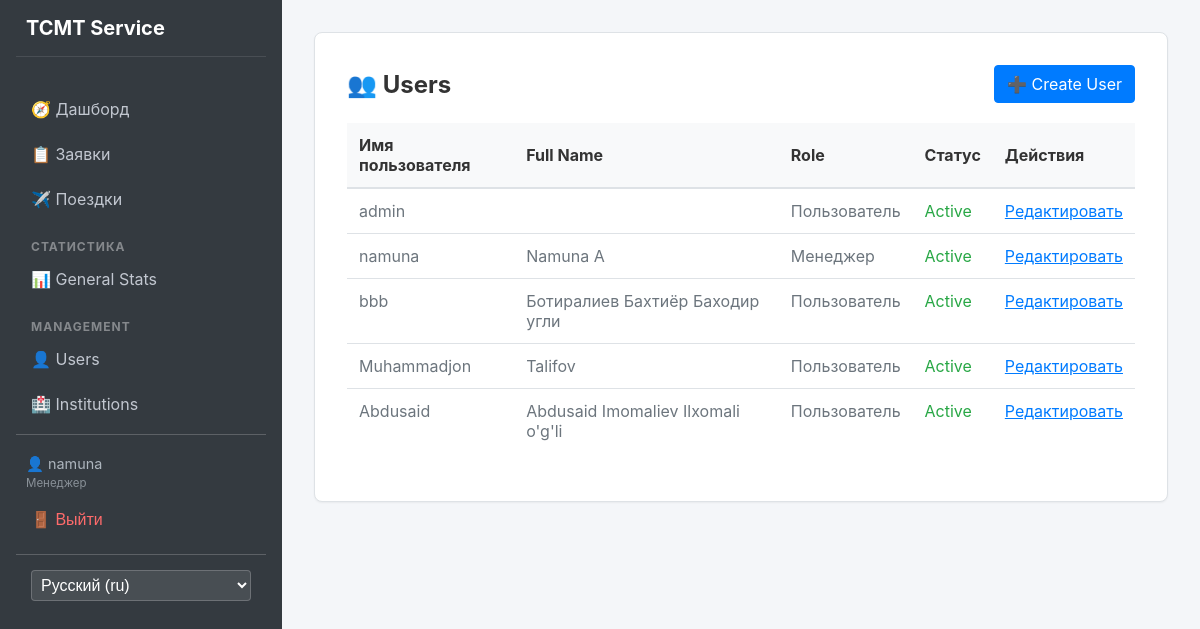
The app's page /auth/list/ (signed in), older data.
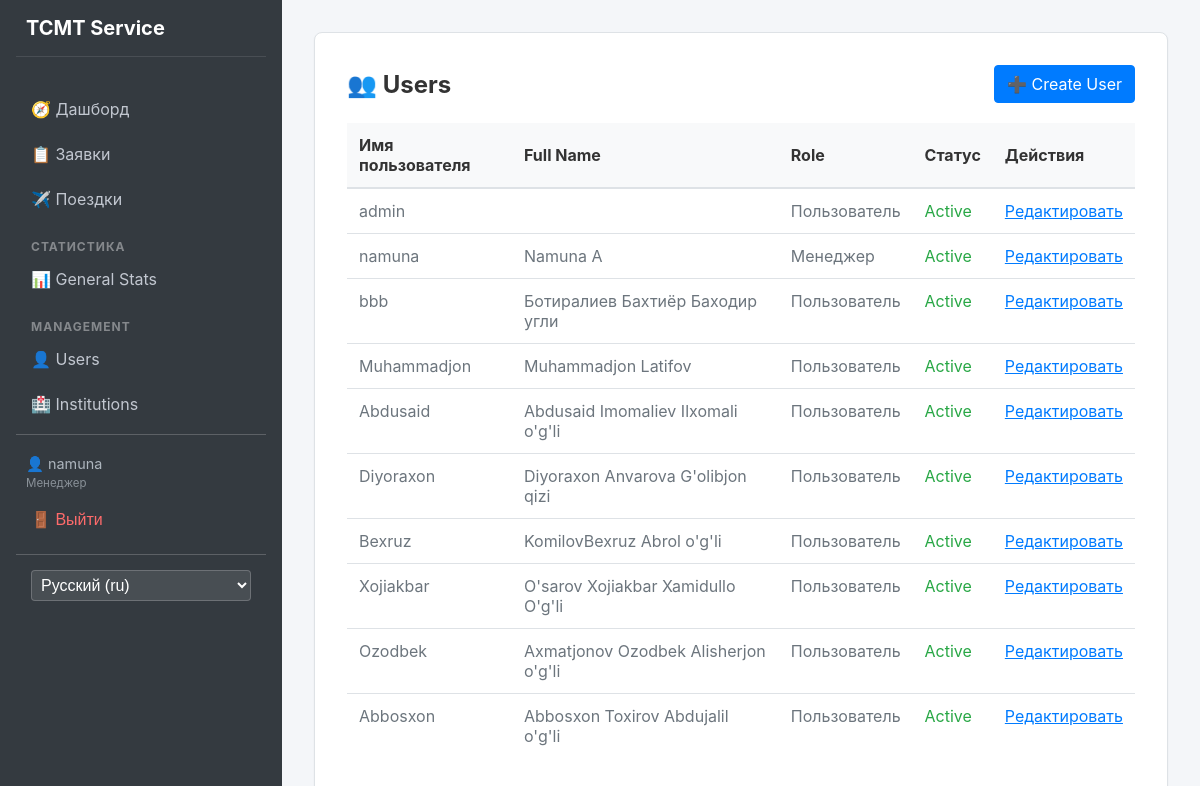
The same page, newer data.
### apps/users/models.py (models this page shows, shortened)
class User(AbstractUser):
    class Role(models.TextChoices):
        ADMIN = 'admin', 'Администратор'
        MANAGER = 'manager', 'Менеджер'
        USER = 'user', 'Пользователь'
    full_name = models.CharField(max_length=255)
    passport = models.CharField(max_length=20)
    role = models.CharField(
        max_length=20,
        choices=Role.choices,
        default=Role.USER
    )

### apps/users/views.py (the view)
# urls.py: path('list/', UserListView.as_view(), name='list'),
class UserListView(LoginRequiredMixin, StaffRequiredMixin, ListView):
    model = User
    template_name = 'users/list.html'
    context_object_name = 'users'
    paginate_by = 15

### apps/users/views.py (called while the page is built)
    def dispatch(self, request, *args, **kwargs):
        if not request.user.is_authenticated or request.user.role not in [User.Role.ADMIN, User.Role.MANAGER]:
            raise PermissionDenied
        return super().dispatch(request, *args, **kwargs)

### templates/users/list.html (shortened to what this page needs)
{% extends 'base.html' %}
{% load i18n %}
{% block content %}
<div class="glass-container">
    <div style="display: flex; justify-content: space-between; align-items: center; margin-bottom: 20px;">
        <h2 style="color: white; margin: 0;">👥 {% trans "Users" %}</h2>
        <a href="{% url 'users:create' %}" class="btn-primary">➕ {% trans "Create User" %}</a>
    </div>
    <table>
        <thead>
            <tr>
                <th>{% trans "Username" %}</th>
                <th>{% trans "Full Name" %}</th>
                <th>{% trans "Role" %}</th>
                <th>{% trans "Status" %}</th>
                <th>{% trans "Actions" %}</th>
            </tr>
        </thead>
        <tbody>
            {% for user in users %}
            <tr>
                <td>{{ user.username }}</td>
                <td>{{ user.full_name }}</td>
                <td>{{ user.get_role_display }}</td>
                <td>
                    {% if user.is_active %}
                    <span style="color: #28a745;">{% trans "Active" %}</span>
                    {% else %}
                    <span style="color: #dc3545;">{% trans "Inactive" %}</span>
                    {% endif %}
                </td>
                <td>
                    <a href="{% url 'users:update' user.pk %}" style="color: #007bff;">{% trans "Edit" %}</a>
                </td>
            </tr>
            {% empty %}
            <tr>
                <td colspan="5" style="text-align: center; color: rgba(255,255,255,0.5);">{% trans "No users found" %}
                </td>
            </tr>
            {% endfor %}
        </tbody>
    </table>
</div>
{% endblock %}

### templates/base.html (shortened to what this page needs)
<!DOCTYPE html>
<html lang="ru">
<head>
    {% load static %}
    {% load i18n %}
    <link rel="stylesheet" href="{% static 'css/style.css' %}">
</head>
<body>
    <div class="app-container">
        {% if user.is_authenticated %}
        <aside class="sidebar">
            <h2 style="color: white !important; border-bottom: 1px solid rgba(255,255,255,0.1);">TCMT Service</h2>
            <nav>
                <a href="{% url 'index' %}">🧭 {% trans "Dashboard" %}</a>
                <a href="{% url 'requests:list' %}">📋 {% trans "Requests" %}</a>
                <a href="{% url 'trips:list' %}">✈️ {% trans "Trips" %}</a>
                <div class="menu-divider">{% trans "Statistics" %}</div>
                <a href="{% url 'stats' %}">📊 {% trans "General Stats" %}</a>
                {% if user.role == 'admin' or user.role == 'manager' %}
                <div class="menu-divider">{% trans "Management" %}</div>
                <a href="{% url 'users:list' %}">👤 {% trans "Users" %}</a>
                <a href="{% url 'core:institution_list' %}">🏥 {% trans "Institutions" %}</a>
                {% endif %}
                <hr style="border-color: rgba(255,255,255,0.2); margin: 10px 0;">
                <div style="padding: 10px; font-size: 0.9em; color: #adb5bd;">
                    👤 {{ user.username }} <br>
                    <span style="font-size: 0.8em; opacity: 0.7;">{{ user.get_role_display }}</span>
                </div>
                <form action="{% url 'users:logout' %}" method="post" style="padding: 0; margin: 0;">
                    <button type="submit"
                        style="background: none; border: none; color: #ff6b6b; cursor: pointer; padding: 10px 15px; width: 100%; text-align: left; font-size: 1rem;">🚪
                        {% trans "Logout" %}</button>
                </form>
                <hr style="border-color: rgba(255,255,255,0.2); margin: 15px 0;">
                <form action="{% url 'set_language' %}" method="post" style="padding: 0 15px;">
                    <select name="language" onchange="this.form.submit()"
                        style="width: 100%; padding: 5px; background: rgba(255,255,255,0.1); color: white; border: 1px solid rgba(255,255,255,0.2); border-radius: 4px;">
                        {% get_current_language as LANGUAGE_CODE %}
                        {% get_available_languages as LANGUAGES %}
                        {% get_language_info_list for LANGUAGES as languages %}
                        {% for language in languages %}
                        <option value="{{ language.code }}" {% if language.code == LANGUAGE_CODE %} selected{% endif %}>
                            {{ language.name_local }} ({{ language.code }})
                        </option>
                        {% endfor %}
                    </select>
                </form>
            </nav>
        </aside>
        {% endif %}
        <main class="main-content">
            {% block content %}
            {% endblock %}
        </main>
    </div>
</body>
</html>

### templates/includes/pagination.html (shortened to what this page needs)
{% load i18n %}

### static/css/style.css (style rules this page uses)
:root { --bg-body: #f4f6f9; --bg-card: #ffffff; --bg-sidebar: #343a40; --text-primary: #333333; --text-secondary: #6c757d; --text-white: #ffffff; --border-color: #dee2e6; --primary-color: #007bff; --primary-hover: #0056b3; --shadow-sm: 0 1px 2px rgba(0, 0, 0, 0.05); --shadow-md: 0 4px 6px rgba(0, 0, 0, 0.1); }
body { margin: 0; font-family: -apple-system, BlinkMacSystemFont, "Segoe UI", Roboto, "Helvetica Neue", Arial, sans-serif; background-color: var(--bg-body); color: var(--text-primary); min-height: 100vh; }
.app-container { display: flex; min-height: 100vh; }
.sidebar { width: 250px; background-color: var(--bg-sidebar); color: var(--text-white); display: flex; flex-direction: column; padding: 1rem; }
.sidebar h2 { font-size: 1.25rem; margin-bottom: 2rem; padding-left: 10px; border-bottom: 1px solid rgba(255, 255, 255, 0.1); padding-bottom: 1rem; }
.sidebar nav a { display: block; color: #c2c7d0; text-decoration: none; padding: 10px 15px; margin-bottom: 5px; border-radius: 4px; transition: all 0.2s; }
.menu-divider { padding: 15px 15px 5px; font-size: 0.75rem; text-transform: uppercase; letter-spacing: 1px; color: rgba(255, 255, 255, 0.4); font-weight: bold; }
.main-content { flex: 1; padding: 2rem; overflow-y: auto; }
.glass-container { background: var(--bg-card); border-radius: 8px; box-shadow: var(--shadow-sm); border: 1px solid var(--border-color); padding: 2rem; backdrop-filter: none; -webkit-backdrop-filter: none; }
input, select, textarea { width: 100%; padding: 0.375rem 0.75rem; font-size: 1rem; line-height: 1.5; color: #495057; background-color: #fff; background-clip: padding-box; border: 1px solid #ced4da; border-radius: 0.25rem; transition: border-color .15s ease-in-out, box-shadow .15s ease-in-out; box-sizing: border-box; margin-bottom: 1rem; }
button.btn-primary, .btn-primary { display: inline-block; font-weight: 400; text-align: center; vertical-align: middle; cursor: pointer; background-color: var(--primary-color); border: 1px solid var(--primary-color); padding: 0.375rem 0.75rem; font-size: 1rem; line-height: 1.5; border-radius: 0.25rem; color: #fff !important; transition: color .15s ease-in-out, background-color .15s ease-in-out; text-decoration: none; }
table { width: 100%; border-collapse: collapse; background-color: #fff; margin-bottom: 1rem; }
th { background-color: #f8f9fa; color: var(--text-primary); border-bottom: 2px solid var(--border-color); padding: 0.75rem; text-align: left; }
td { padding: 0.75rem; vertical-align: top; border-top: 1px solid var(--border-color); color: var(--text-secondary); }
table a { color: var(--primary-color) !important; }
h1, h2, h3, h4 { margin-top: 0; color: var(--text-primary) !important; }
hr { border: 0; border-top: 1px solid var(--border-color); }

Row changes from the older to the newer data that the page shows:
changed User "Muhammadjon": full_name "Talifov" → "Muhammadjon Latifov"
added User: username "Diyoraxon", full_name "Diyoraxon Anvarova G'olibjon qizi", role "Пользователь"
added User: username "Bexruz", full_name "KomilovBexruz Abrol o'g'li", role "Пользователь"
added User: username "Xojiakbar", full_name "O'sarov Xojiakbar Xamidullo O'g'li", role "Пользователь"
added User: username "Ozodbek", full_name "Axmatjonov Ozodbek Alisherjon o'g'li", role "Пользователь"
added User: username "Abbosxon", full_name "Abbosxon Toxirov Abdujalil o'g'li", role "Пользователь"
